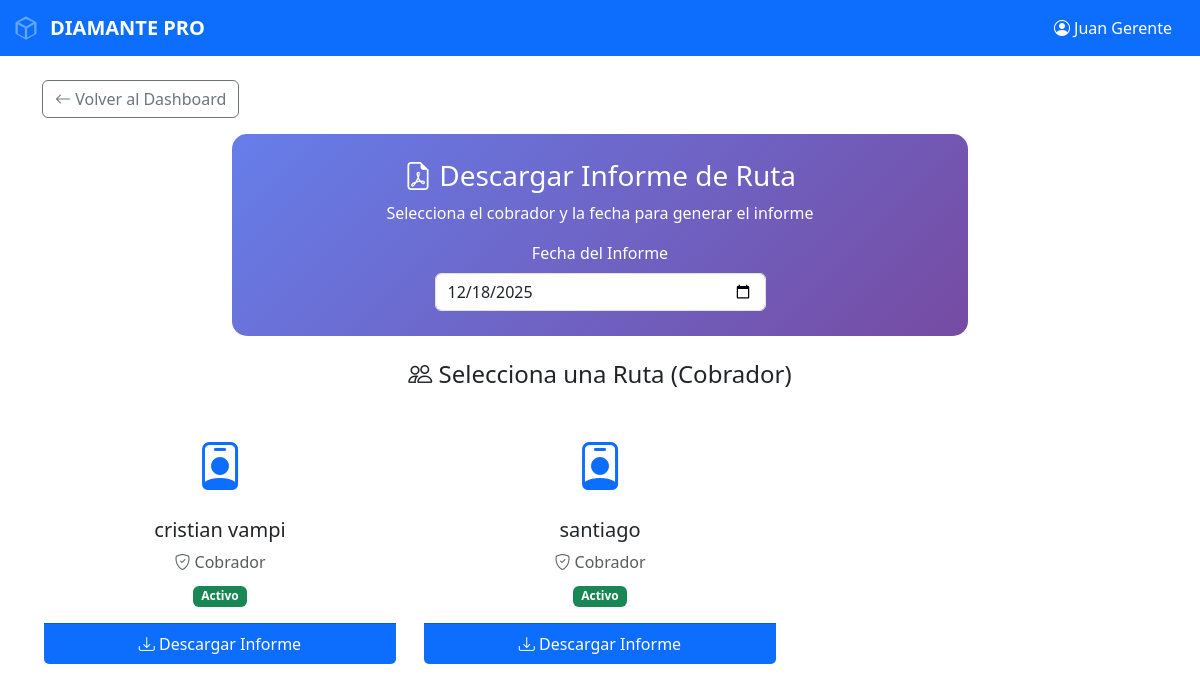
Before: /reporte/seleccionar-cobrador (signed in) with the older database file.
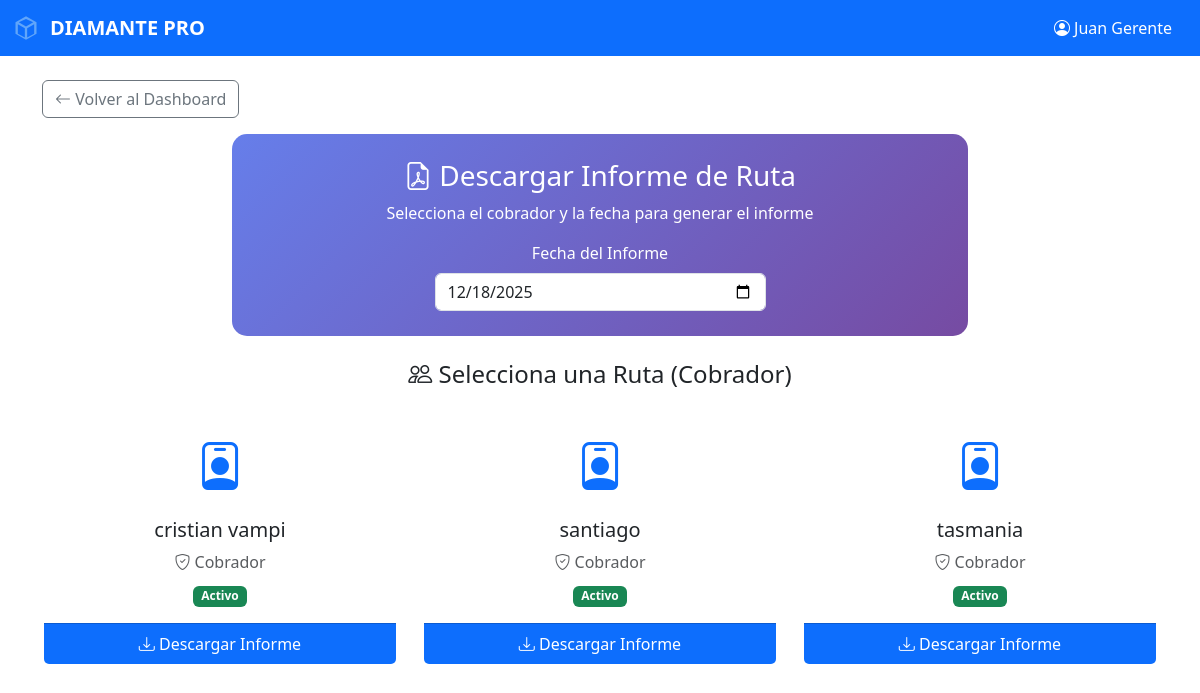
After: the same page with the newer database file.
### app/models.py (models this page shows)
class Usuario(db.Model):
    __tablename__ = 'usuarios'
    id = db.Column(db.Integer, primary_key=True)
    nombre = db.Column(db.String(100), nullable=False)
    usuario = db.Column(db.String(50), unique=True, nullable=False)
    password = db.Column(db.String(200), nullable=False)
    rol = db.Column(db.String(20), nullable=False) # 'dueno', 'secretaria', 'supervisor', 'cobrador'
    activo = db.Column(db.Boolean, default=True)
    fecha_creacion = db.Column(db.DateTime, default=datetime.utcnow)

### app/routes.py (the view)
    @app.route('/reporte/seleccionar-cobrador')
    def reporte_seleccionar_cobrador():
        if 'usuario_id' not in session:
            return redirect(url_for('home'))
        if session.get('rol') not in ['secretaria', 'gerente', 'supervisor', 'dueno']:
            return redirect(url_for('dashboard'))
        cobradores = Usuario.query.filter(Usuario.rol.in_(['cobrador', 'supervisor'])).all()
        return render_template('reporte_seleccionar_cobrador.html',
                             cobradores=cobradores,
                             nombre=session.get('nombre'),
                             rol=session.get('rol'))

### app/templates/reporte_seleccionar_cobrador.html (shortened to what this page needs)
<!DOCTYPE html>
<html>
<head>
    <link href="https://cdn.jsdelivr.net/npm/bootstrap@5.3.0/dist/css/bootstrap.min.css" rel="stylesheet">
    <link rel="stylesheet" href="https://cdn.jsdelivr.net/npm/bootstrap-icons@1.11.0/font/bootstrap-icons.css">
</head>
<body>
    <nav class="navbar navbar-expand-lg navbar-dark bg-primary">
        <div class="container-fluid">
            <a class="navbar-brand" href="/dashboard" style="display: inline-flex; align-items: center; gap: 10px; font-weight: 600;">
                <svg style="width: 28px; height: 28px; fill: #60a5fa;" viewBox="0 0 24 24">
                    <path d="M12 2L3 7v10l9 5 9-5V7l-9-5zm0 2.18L18.18 7 12 10.82 5.82 7 12 4.18zM5 8.82l6 3.5v7.86l-6-3.33V8.82zm8 11.36v-7.86l6-3.5v8.03l-6 3.33z"/>
                </svg>
                <span>DIAMANTE PRO</span>
            </a>
            <div class="d-flex align-items-center">
                <span class="text-white me-3">
                    <i class="bi bi-person-circle"></i> {{ nombre }}
                </span>
            </div>
        </div>
    </nav>
    <div class="container mt-4">
        <div class="row mb-3">
            <div class="col">
                <a href="/dashboard" class="btn btn-outline-secondary">
                    <i class="bi bi-arrow-left"></i> Volver al Dashboard
                </a>
            </div>
        </div>
        <div class="row mb-4">
            <div class="col-md-8 offset-md-2">
                <div class="fecha-selector text-center">
                    <h3><i class="bi bi-file-earmark-pdf"></i> Descargar Informe de Ruta</h3>
                    <p class="mb-3">Selecciona el cobrador y la fecha para generar el informe</p>
                    <div class="row">
                        <div class="col-md-6 offset-md-3">
                            <label class="form-label">Fecha del Informe</label>
                            <input type="date" id="fechaInforme" class="form-control" value="{{ fecha_hoy or '' }}">
                        </div>
                    </div>
                </div>
            </div>
        </div>
        <h4 class="mb-4 text-center">
            <i class="bi bi-people"></i> Selecciona una Ruta (Cobrador)
        </h4>
        <div class="row">
            {% if cobradores %}
                {% for cobrador in cobradores %}
                <div class="col-md-4 mb-4">
                    <div class="card cobrador-card h-100" onclick="descargarInforme({{ cobrador.id }}, '{{ cobrador.nombre }}')">
                        <div class="card-body text-center">
                            <div class="mb-3">
                                <i class="bi bi-person-badge" style="font-size: 3rem; color: #0d6efd;"></i>
                            </div>
                            <h5 class="card-title">{{ cobrador.nombre }}</h5>
                            <p class="text-muted mb-2">
                                <i class="bi bi-shield-check"></i> {{ cobrador.rol|capitalize }}
                            </p>
                            <span class="badge bg-success">Activo</span>
                        </div>
                        <div class="card-footer bg-primary text-white text-center">
                            <i class="bi bi-download"></i> Descargar Informe
                        </div>
                    </div>
                </div>
                {% endfor %}
            {% endif %}
        </div>
    </div>
</body>
</html>

### app/templates/reporte_seleccionar_cobrador.html (style rules this page uses)
.cobrador-card { transition: all 0.3s; cursor: pointer; border: 2px solid transparent; }
.fecha-selector { background: linear-gradient(135deg, #667eea 0%, #764ba2 100%); color: white; padding: 25px; border-radius: 15px; }

Changed rows visible on the page:
added Usuario: nombre "tasmania", rol "Cobrador"
